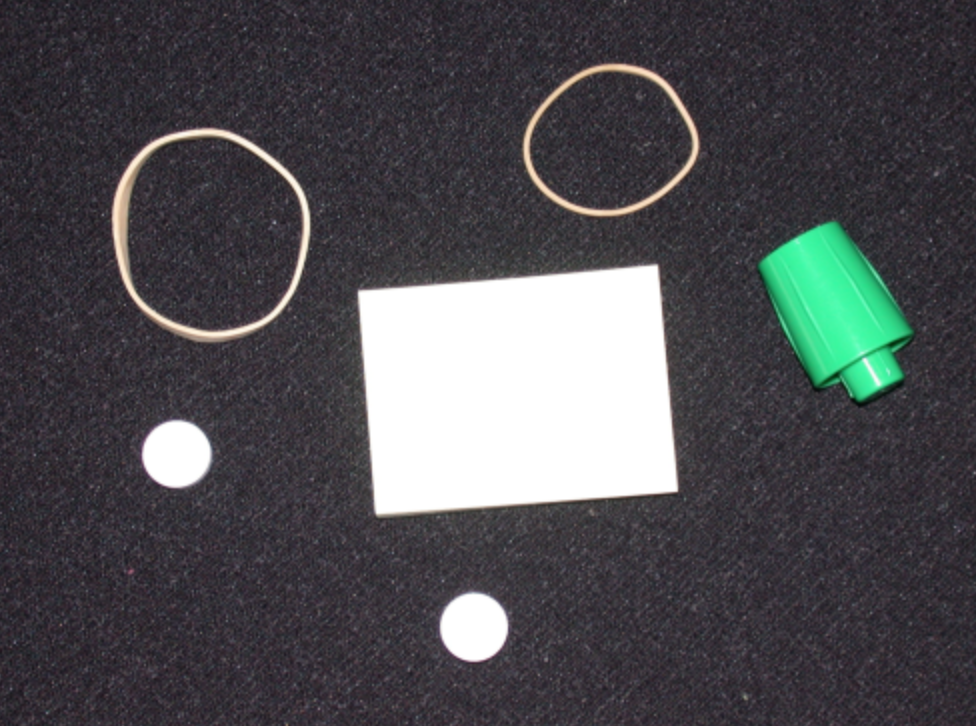
%> input picture Corte 3/Detección/pillsetc.png, 976 x 726 px
$ octave detectar1.m   (GNU Octave 9; MATLAB toolbox functions it lacks are replaced by stand-ins)
%> lines starting %> are read from the running program, lines starting %| are printed output that depends on the picture; in (x1, y1, x2, y2) boxes, pixels count from 0 and x2, y2 are one past the last pixel; in counts of white or black regions, pixels touching at a corner belong together; the program's own positions count from 1
clc;
close all;
clear all;
RGB = imread('pillsetc.png');
%> RGB is the input picture: size 726x976x3 uint8; mean R, G, B 77.3, 77.1, 80.7
% imshow(RGB);

I = rgb2gray(RGB);
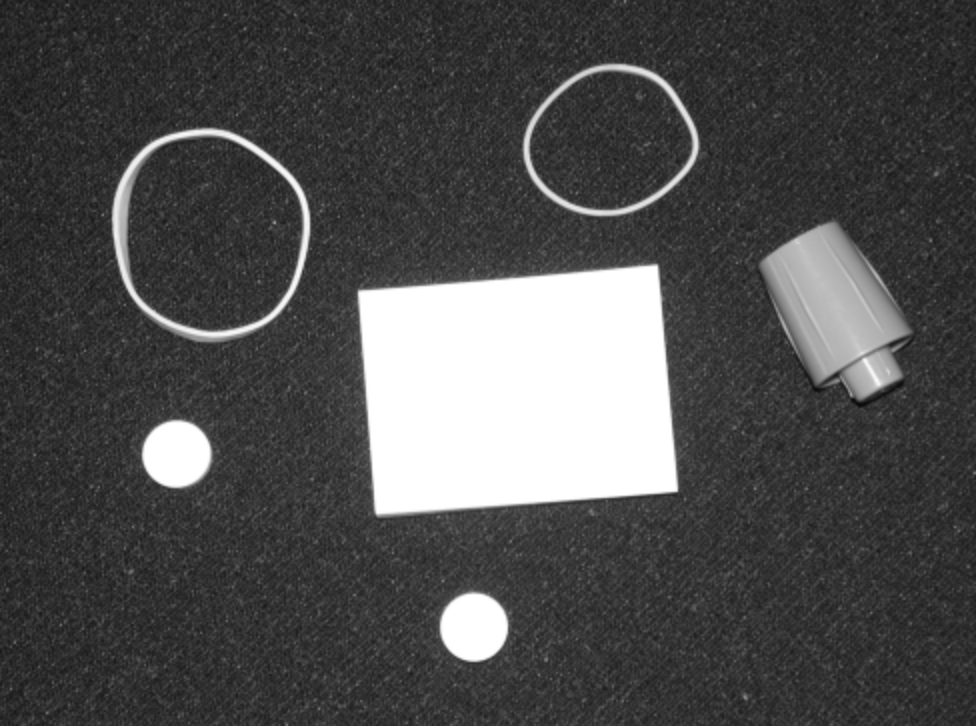
%> I: size 726x976 uint8; min 9, max 255, mean 77.6
bw = imbinarize(I);
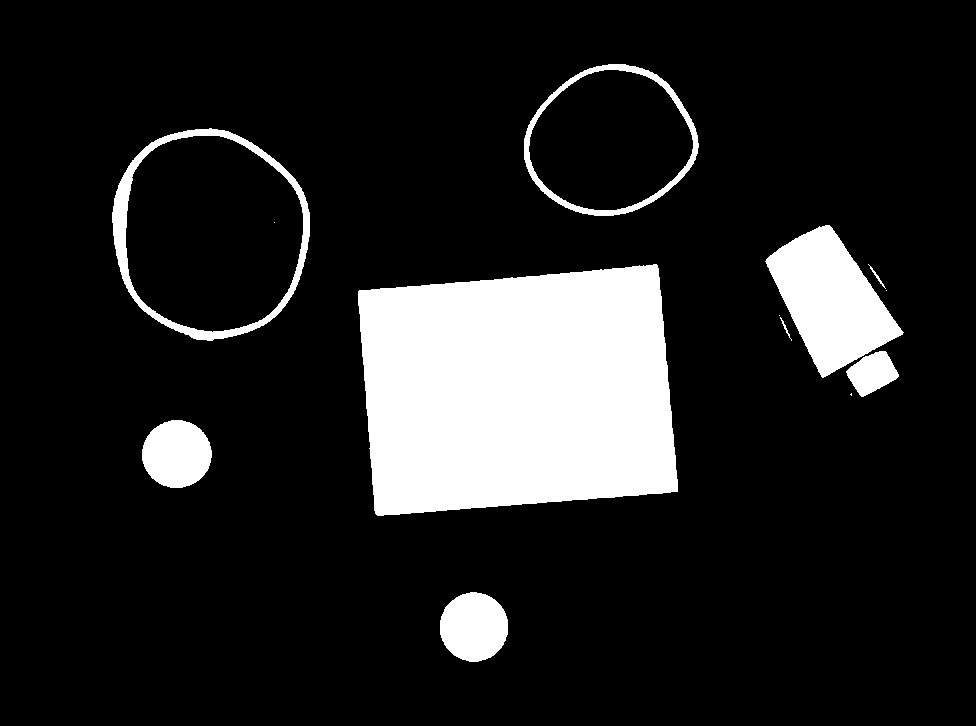
%> bw: size 726x976 logical; 13.7% white; 13 white regions (4 under 20 px), largest, box (x1, y1, x2, y2) and area: (358, 264, 678, 516) 68872, (765, 225, 904, 378) 11249, (112, 128, 310, 341) 4857
% [6 lines of commented-out code are left out]
bw2 = bwareaopen(bw,800);
% % imshow(bw);
% % subplot(1,4,2);
% imshow(bw2);
se = strel('disk',2);
bw3 = imclose(bw2,se);
%> bw3: size 726x976 logical; 13.7% white; 6 white regions, box (x1, y1, x2, y2) and area: (358, 264, 678, 516) 68872, (765, 225, 904, 397) 12812, (112, 128, 310, 341) 4859, (440, 592, 508, 662) 3730, (142, 420, 212, 488) 3714, (524, 64, 699, 216) 2853
% subplot(1,4,3);
% imshow(bw3);
bw4 = imfill(bw3,'holes');
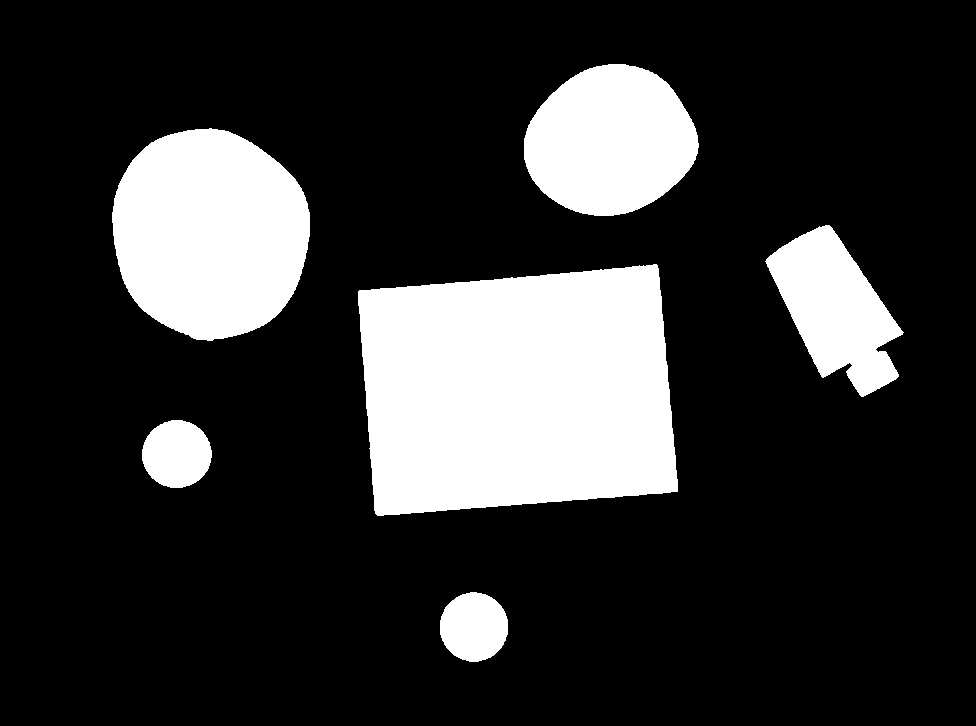
%> bw4: size 726x976 logical; 20.1% white; 6 white regions, box (x1, y1, x2, y2) and area: (358, 264, 678, 516) 68872, (112, 128, 310, 341) 32905, (524, 64, 699, 216) 20063, (765, 225, 904, 397) 12812, (440, 592, 508, 662) 3730, (142, 420, 212, 488) 3714
% subplot(1,4,4);
% imshow(bw4);
[B,L] = bwboundaries(bw4,'noholes');
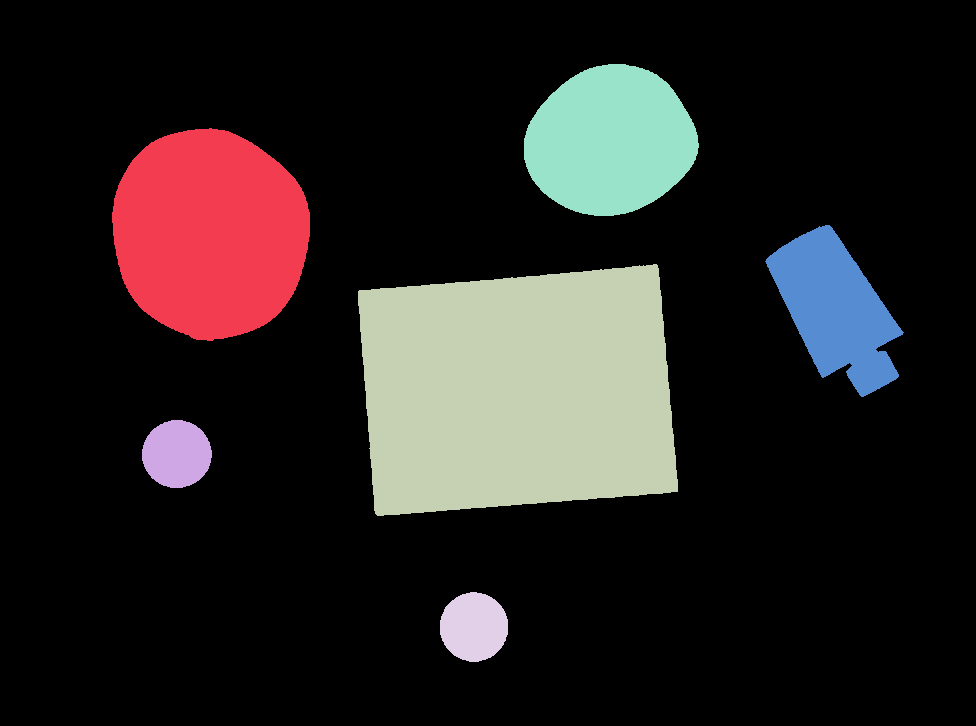
%> L: size 726x976 double; 7 distinct labels, from 0 to 6; one colour per label, 0 black
%> B = 6 boundaries; box (x1, y1, x2, y2) and points: (358, 264, 678, 516) 1050, (112, 128, 310, 341) 583, (765, 225, 904, 397) 451, (524, 64, 699, 216) 448, (142, 420, 212, 488) 194, (440, 592, 508, 662) 193
imshow(label2rgb(L,@jet,[.5 .5 .5]))
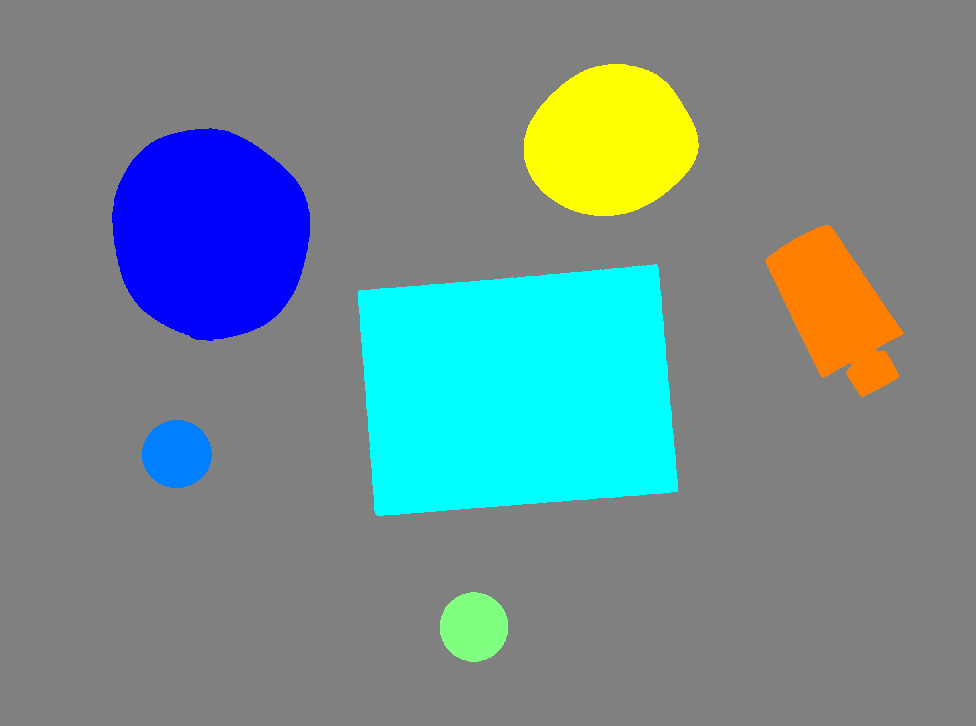
%> displayed picture: size 726x976x3, on the screen's scale of 0 to 255; mean R, G, B 114.8, 138.7, 141
hold on
for k = 1:length(B)
    boundary = B{k};
    plot(boundary(:,2),boundary(:,1),'w','LineWidth',2)
end
%> this loop made 6 passes
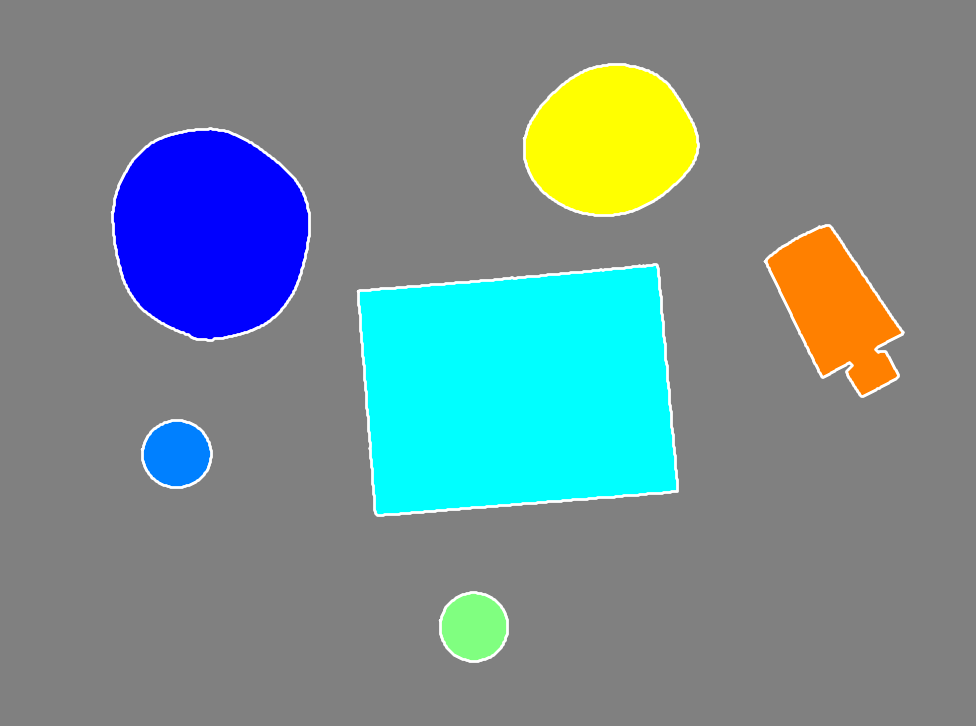
%> figure redrawn from the program's plot data
